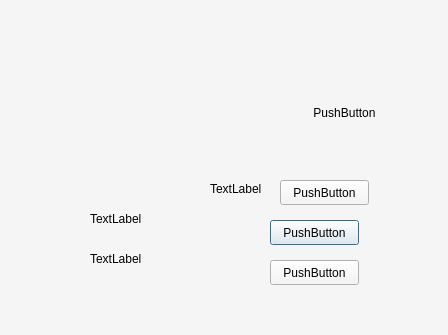
<?xml version="1.0" encoding="UTF-8"?>
<ui version="4.0">
 <class>DataView</class>
 <widget class="QDialog" name="DataView">
  <property name="geometry">
   <rect>
    <x>0</x>
    <y>0</y>
    <width>448</width>
    <height>335</height>
   </rect>
  </property>
  <property name="windowTitle">
   <string>Dialog</string>
  </property>
  <property name="styleSheet">
   <string notr="true">background-color: #f5f5f5;</string>
  </property>
  <widget class="QLabel" name="Data_View_lbPanelName">
   <property name="geometry">
    <rect>
     <x>210</x>
     <y>180</y>
     <width>67</width>
     <height>17</height>
    </rect>
   </property>
   <property name="styleSheet">
    <string notr="true">background-color: transparent;</string>
   </property>
   <property name="text">
    <string>TextLabel</string>
   </property>
  </widget>
  <widget class="QPushButton" name="Data_View_btCheck">
   <property name="geometry">
    <rect>
     <x>270</x>
     <y>220</y>
     <width>89</width>
     <height>25</height>
    </rect>
   </property>
   <property name="text">
    <string>PushButton</string>
   </property>
  </widget>
  <widget class="QPushButton" name="Data_View_btBack">
   <property name="geometry">
    <rect>
     <x>270</x>
     <y>260</y>
     <width>89</width>
     <height>25</height>
    </rect>
   </property>
   <property name="text">
    <string>PushButton</string>
   </property>
  </widget>
  <widget class="QLabel" name="Data_View_lbBoxSerial">
   <property name="geometry">
    <rect>
     <x>90</x>
     <y>210</y>
     <width>67</width>
     <height>17</height>
    </rect>
   </property>
   <property name="styleSheet">
    <string notr="true">background-color: transparent;</string>
   </property>
   <property name="text">
    <string>TextLabel</string>
   </property>
  </widget>
  <widget class="QPushButton" name="Data_View_btPrint">
   <property name="geometry">
    <rect>
     <x>280</x>
     <y>60</y>
     <width>89</width>
     <height>25</height>
    </rect>
   </property>
   <property name="styleSheet">
    <string notr="true">background-color: transparent;</string>
   </property>
   <property name="text">
    <string/>
   </property>
   <property name="flat">
    <bool>true</bool>
   </property>
  </widget>
  <widget class="QLabel" name="Data_View_lbReference">
   <property name="geometry">
    <rect>
     <x>90</x>
     <y>250</y>
     <width>67</width>
     <height>17</height>
    </rect>
   </property>
   <property name="styleSheet">
    <string notr="true">background-color: transparent;</string>
   </property>
   <property name="text">
    <string>TextLabel</string>
   </property>
  </widget>
  <widget class="QPushButton" name="Data_View_btRef">
   <property name="geometry">
    <rect>
     <x>300</x>
     <y>100</y>
     <width>89</width>
     <height>25</height>
    </rect>
   </property>
   <property name="styleSheet">
    <string notr="true">background-color: transparent;</string>
   </property>
   <property name="text">
    <string>PushButton</string>
   </property>
   <property name="flat">
    <bool>true</bool>
   </property>
  </widget>
  <widget class="QPushButton" name="Data_View_btDelete">
   <property name="geometry">
    <rect>
     <x>280</x>
     <y>180</y>
     <width>89</width>
     <height>25</height>
    </rect>
   </property>
   <property name="text">
    <string>PushButton</string>
   </property>
  </widget>
 </widget>
 <resources/>
 <connections/>
</ui>
